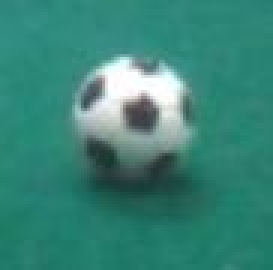
#> input picture AutoPick/Vision/testcode/soccer/01.jpeg, 91 x 90 px, found by its file name (shown 3 times larger)
$ python circleDetect.py
#> lines starting #> are read from the running program, lines starting #| are printed output that depends on the picture
import cv2
import numpy

#img = cv2.imread('E://WORKSPACE//2_Haobbys//AutoPick//Vision//picture//redball.jpg')
img = cv2.imread('E://WORKSPACE//2_Haobbys//AutoPick//Vision//testcode//soccer//01.jpeg')
#> img is the input picture: shape (90, 91, 3); mean B, G, R 119.6, 132.6, 57
cv2.imshow('origin',img)
#img = cv2.medianBlur(img,3)
cimg = cv2.cvtColor(img, cv2.COLOR_BGR2GRAY)
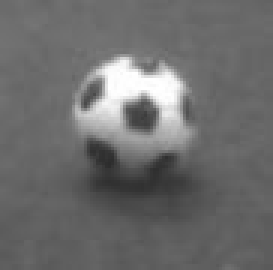
#> cimg: shape (90, 91) (shown 3 times larger); min 44, max 255, mean 108.5

circles = cv2.HoughCircles(cimg, cv2.HOUGH_GRADIENT, 1, 5,param1=30, param2=30, minRadius=0, maxRadius=100)
#> circles = None

#> (the run stopped early here; a loop or call above may not have finished)

$ run again, with AutoPick/Vision/picture/redball.jpg copied over AutoPick/Vision/testcode/soccer/01.jpeg
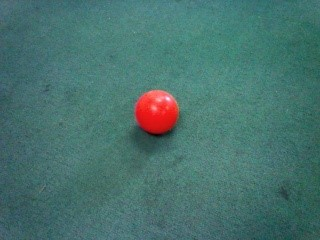
#> input picture AutoPick/Vision/picture/redball.jpg, 320 x 240 px, found by its file name
#> img is the input picture: shape (240, 320, 3); mean B, G, R 109.9, 114.5, 72.2
#> `cimg = cv2.cvtColor(img, cv2.COLOR_BGR2GRAY)`:
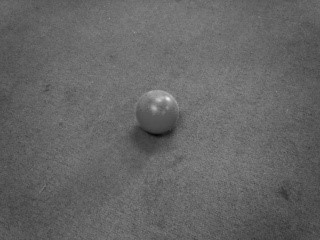
#> cimg: shape (240, 320); min 5, max 236, mean 101.3
#> `circles = cv2.HoughCircles(cimg, cv2.HOUGH_GRADIENT, 1, 5,param1=30, p..`: circles = 302 rows, first 8: [165.5, 138.5, 99.4], [152.5, 124.5, 99.4], [158.5, 138.5, 99.4], [149.5, 110.5, 84], [144.5, 125.5, 77.4], [157.5, 131.5, 62], [207.5, 189.5, 47.7], [146.5, 116.5, 52.1]
#> `circles = numpy.uint16(numpy.around(circles))`: circles = 302 rows, first 8: [166, 138, 99], [152, 124, 99], [158, 138, 99], [150, 110, 84], [144, 126, 77], [158, 132, 62], [208, 190, 48], [146, 116, 52]
#> the loop `for i in circles[0, :]:` made 302 passes
#> after the loop `for i in circles[0, :]:`:
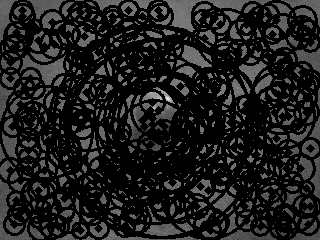
#> cimg: shape (240, 320); min 0, max 236, mean 29.1

$ run again, with AutoPick/Vision/testcode/soccer/1.jpeg copied over AutoPick/Vision/testcode/soccer/01.jpeg
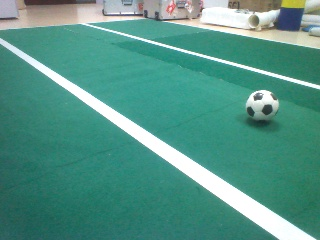
#> input picture AutoPick/Vision/testcode/soccer/1.jpeg, 320 x 240 px, found by its file name
#> img is the input picture: shape (240, 320, 3); mean B, G, R 134.8, 148.1, 84.1
#> `cimg = cv2.cvtColor(img, cv2.COLOR_BGR2GRAY)`:
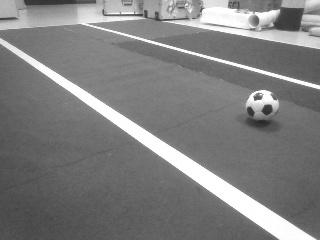
#> cimg: shape (240, 320); min 38, max 255, mean 127.4
#> `circles = cv2.HoughCircles(cimg, cv2.HOUGH_GRADIENT, 1, 5,param1=30, p..`: circles = 389 rows, first 8: [151.5, 140.5, 97.2], [208.5, 129.5, 99.4], [213.5, 130.5, 99.4], [163.5, 150.5, 92.8], [211.5, 151.5, 99.4], [212.5, 136.5, 99.4], [93.5, 103.5, 90.6], [200.5, 150.5, 88.4]
#> `circles = numpy.uint16(numpy.around(circles))`: circles = 389 rows, first 8: [152, 140, 97], [208, 130, 99], [214, 130, 99], [164, 150, 93], [212, 152, 99], [212, 136, 99], [94, 104, 91], [200, 150, 88]
#> the loop `for i in circles[0, :]:` made 389 passes
#> after the loop `for i in circles[0, :]:`:
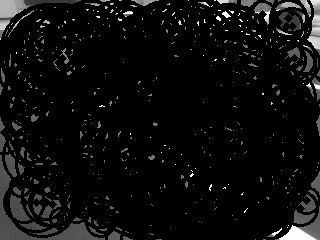
#> cimg: shape (240, 320); min 0, max 255, mean 12.7

$ run again, with AutoPick/Vision/testcode/soccer/10.jpeg copied over AutoPick/Vision/testcode/soccer/01.jpeg
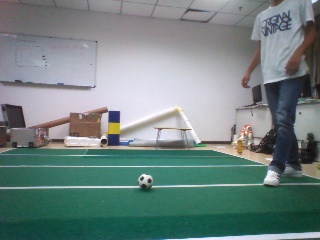
#> input picture AutoPick/Vision/testcode/soccer/10.jpeg, 320 x 240 px, found by its file name
#> img is the input picture: shape (240, 320, 3); mean B, G, R 129.5, 131.3, 113.8
#> `cimg = cv2.cvtColor(img, cv2.COLOR_BGR2GRAY)`:
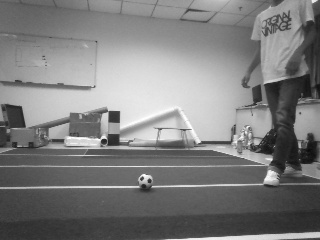
#> cimg: shape (240, 320); min 11, max 255, mean 125.9
#> `circles = cv2.HoughCircles(cimg, cv2.HOUGH_GRADIENT, 1, 5,param1=30, p..`: circles = 467 rows, first 8: [187.5, 99.5, 99.4], [180.5, 93.5, 93.9], [202.5, 114.5, 99.4], [219.5, 93.5, 92.8], [180.5, 101.5, 97.2], [187.5, 86.5, 99.4], [191.5, 93.5, 99.4], [197.5, 84.5, 82.9]
#> `circles = numpy.uint16(numpy.around(circles))`: circles = 467 rows, first 8: [188, 100, 99], [180, 94, 94], [202, 114, 99], [220, 94, 93], [180, 102, 97], [188, 86, 99], [192, 94, 99], [198, 84, 83]
#> the loop `for i in circles[0, :]:` made 467 passes
#> after the loop `for i in circles[0, :]:`:
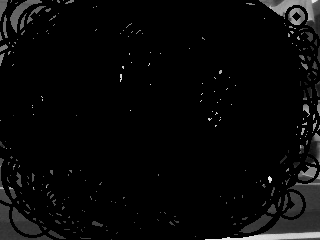
#> cimg: shape (240, 320); min 0, max 244, mean 8.3
